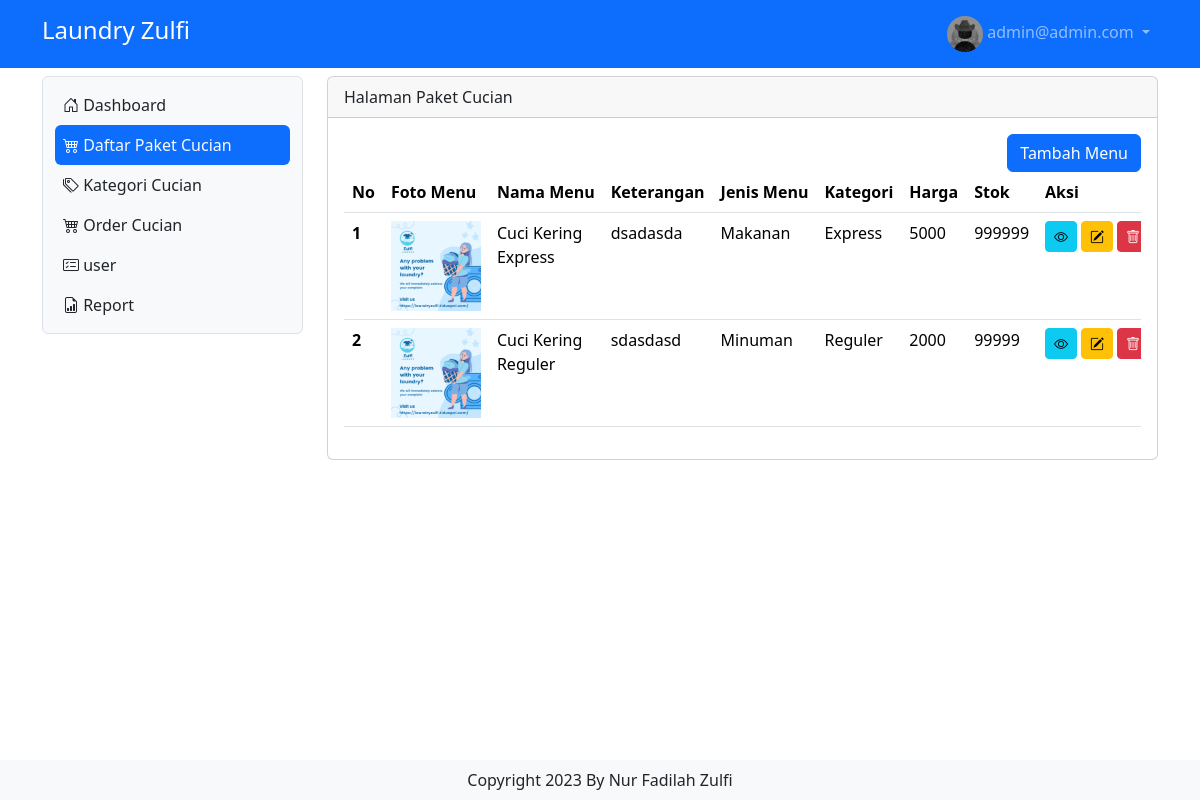
Page /menu (signed in) on the committed database.
### tables this page shows
CREATE TABLE IF NOT EXISTS `tb_user` (
  `id` int NOT NULL AUTO_INCREMENT,
  `nama` varchar(200) DEFAULT NULL,
  `username` varchar(200) DEFAULT NULL,
  `password` varchar(200) DEFAULT NULL,
  `level` int DEFAULT NULL,
  `nohp` varchar(15) DEFAULT NULL,
  `alamat` varchar(300) DEFAULT NULL,
  PRIMARY KEY (`id`)
);

CREATE TABLE IF NOT EXISTS `tb_daftar_menu` (
  `id` int NOT NULL AUTO_INCREMENT,
  `foto` varchar(200) DEFAULT NULL,
  `nama_menu` varchar(200) DEFAULT NULL,
  `keterangan` varchar(200) DEFAULT NULL,
  `kategori` int DEFAULT NULL,
  `harga` varchar(50) DEFAULT NULL,
  `stok` varchar(50) DEFAULT NULL,
  PRIMARY KEY (`id`) USING BTREE,
  KEY `FK_tb_daftar_menu_tb_kategori_menu` (`kategori`),
  CONSTRAINT `FK_tb_daftar_menu_tb_kategori_menu` FOREIGN KEY (`kategori`) REFERENCES `tb_kategori_menu` (`id_kat_menu`) ON UPDATE CASCADE
);

CREATE TABLE IF NOT EXISTS `tb_kategori_menu` (
  `id_kat_menu` int NOT NULL AUTO_INCREMENT,
  `jenis_menu` int DEFAULT NULL,
  `kategori_menu` varchar(50) DEFAULT NULL,
  PRIMARY KEY (`id_kat_menu`) USING BTREE
);

### menu.php (the view, shortened to what this page needs)
<?php
include "proses/connect.php";
$query = mysqli_query($conn, "SELECT * FROM tb_daftar_menu
    LEFT JOIN tb_kategori_menu ON tb_kategori_menu.id_kat_menu = tb_daftar_menu.kategori");
while ($record = mysqli_fetch_array($query)) {
    $result[] = $record;
}
?>
<div class="col-lg-9 mt-2">
    <div class="card">
        <div class="card-header">
            Halaman Paket Cucian
        </div>
        <div class="card-body">
            <div class="row">
                <div class="col d-flex justify-content-end">
                    <button class="btn btn-primary" data-bs-toggle="modal" data-bs-target="#ModalTambahUser"> Tambah
                        Menu</button>
                </div>
            </div>
            <?php
            if (empty($result)) {
                echo "Data menu makanan atau minuman tidak ada";
            } else {
            ?>
            <div class="table-responsive">
                <table class="table table-hover">
                    <thead>
                        <tr class="text-nowrap">
                            <th scope="col">No</th>
                            <th scope="col">Foto Menu</th>
                            <th scope="col">Nama Menu</th>
                            <th scope="col">Keterangan</th>
                            <th scope="col">Jenis Menu</th>
                            <th scope="col">Kategori</th>
                            <th scope="col">Harga</th>
                            <th scope="col">Stok</th>
                            <th scope="col">Aksi</th>
                        </tr>
                    </thead>
                    <tbody>
                        <?php
                            $no = 1;
                            foreach ($result as $row) {
                            ?>
                        <tr>
                            <th scope="row">
                                <?php echo $no++ ?>
                            </th>
                            <td>
                                <div style="width: 90px">
                                    <img src="assets/img/<?php echo $row['foto'] ?>" class="img-fluid" alt="...">
                                </div>
                            </td>
                            <td>
                                <?php echo $row['nama_menu'] ?>
                            </td>
                            <td>
                                <?php echo $row['keterangan'] ?>
                            </td>
                            <td>
                                <?php echo ($row['jenis_menu'] == 1) ? "Makanan" : "Minuman" ?>
                            </td>
                            <td>
                                <?php echo $row['kategori_menu'] ?>
                            </td>
                            <td>
                                <?php echo $row['harga'] ?>
                            </td>
                            <td>
                                <?php echo $row['stok'] ?>
                            </td>
                            <td>
                                <div class="d-flex">
                                    <button class="btn btn-info btn-sm me-1" data-bs-toggle="modal"
                                        data-bs-target="#ModalView<?php echo $row['id'] ?>"><i
                                            class="bi bi-eye"></i></button>
                                    <button class="btn btn-warning btn-sm me-1" data-bs-toggle="modal"
                                        data-bs-target="#ModalEdit<?php echo $row['id'] ?>"><i
                                            class="bi bi-pencil-square"></i></i></button>
                                    <button class="btn btn-danger btn-sm me-1" data-bs-toggle="modal"
                                        data-bs-target="#ModalDelete<?php echo $row['id'] ?>"><i
                                            class="bi bi-trash"></i></i></button>
                                </div>
                            </td>
                        </tr>
                        <?php
                            }
                            ?>
                    </tbody>
                </table>
            </div>
            <?php
            }
            ?>
        </div>
    </div>
</div>

### index.php (shortened to what this page needs)
<?php
if (isset($_GET['x']) && $_GET['x'] == 'Home') {
    $page = 'home.php';
    include 'main.php';
} else if (isset($_GET['x']) && $_GET['x'] == 'menu') {
    if ($_SESSION['level_decafe'] == 1 || $_SESSION['level_decafe'] == 3) {
        include 'main.php';
    } else {
        $page = 'home.php';
        include 'main.php';
    }
} else if (isset($_GET['x']) && $_GET['x'] == 'login') {
    include 'login.php';
} else if (isset($_GET['x']) && $_GET['x'] == 'logout') {
    include 'proses/proses_logout.php';
} else if (isset($_GET['x']) && $_GET['x'] == 'katmenu') {
    if ($_SESSION['level_decafe'] == 1) {
        $page = 'katmenu.php';
        include 'main.php';
    } else {
        $page = 'home.php';
        include 'main.php';
    }
} else if (isset($_GET['x']) && $_GET['x'] == 'orderitem') {
    if ($_SESSION['level_decafe'] == 1 || $_SESSION['level_decafe'] == 3) {
        $page = 'order_item.php';
        include 'main.php';
    } else {
        $page = 'home.php';
        include 'main.php';
    }
} else if (isset($_GET['x']) && $_GET['x'] == 'viewitem') {
    if ($_SESSION['level_decafe'] == 1) {
        $page = 'view_item.php';
        include 'main.php';
    } else {
        $page = 'home.php';
        include 'main.php';
    }
} else {
    $page = 'home.php';
    include 'main.php';
}
?>

### main.php (shortened to what this page needs)
<?php
    include "proses/connect.php";
    $query = mysqli_query($conn, "SELECT * FROM tb_user WHERE username = '$_SESSION[username_decafe]'");
    $hasil = mysqli_fetch_array($query);
?>
<!doctype html>
<html lang="en">
<head>
    <link href="https://cdn.jsdelivr.net/npm/bootstrap@5.3.2/dist/css/bootstrap.min.css" rel="stylesheet"
>
    <link rel="stylesheet" href="https://cdn.jsdelivr.net/npm/bootstrap-icons@1.11.1/font/bootstrap-icons.css">
</head>
<body>
    <?php
        include "header.php";
    ?>
    <div class="container-lg">
        <div class="row mb-5">
            <?php
                include "sidebar.php";
            ?>
            <?php
                include $page;
            ?>
        </div>
        <div class="fixed-bottom text-center bg-light py-2">
            Copyright 2023 By Nur Fadilah Zulfi
        </div>
    </div>
</body>
</html>

### header.php (shortened to what this page needs)
<?php
    include "proses/connect.php";
    $query = mysqli_query($conn, "SELECT * FROM tb_user WHERE username = '$_SESSION[username_decafe]'");
?>
<nav class="navbar navbar-expand navbar-dark bg-primary sticky-top">
    <div class="container-lg">
        <a class="navbar-brand" href="."><h4>Laundry Zulfi</h4></a>
        <div class="collapse navbar-collapse justify-content-end" id="navbarNavDropdown">
            <ul class="navbar-nav">
                <li class="nav-item dropdown">
                    <a class="nav-link dropdown-toggle" href="#" role="button" data-bs-toggle="dropdown" aria-expanded="false">
                    <img src="assets/img/user.jpg" alt="mdo" width="36" height="36" class="rounded-circle">
                        <?php
                        echo $hasil['username'];
                        ?>
                    </a>
                </li>
            </ul>
        </div>
    </div>
</nav>

### sidebar.php (shortened to what this page needs)
<div class="col-lg-3">
    <nav class="navbar navbar-expand-lg bg-light rounded border mt-2 ">
        <div class="container-fluid">
            <div class="offcanvas offcanvas-start" tabindex="-1" id="offcanvasNavbar"
                aria-labelledby="offcanvasNavbarLabel" style="width: 250px;">
                <div class="offcanvas-body">
                    <ul class="navbar-nav nav-pills flex-column justify-content-end flex-grow-1">
                        <li class="nav-item">
                            <a class="nav-link ps-2 <?php echo ((isset($_GET['x']) && $_GET['x'] == 'Home') || !isset($_GET['x'])) ? 'active link-light' : 'link-dark' ; ?>" aria-current="page" href="Home"><i
                                    class="bi bi-house-door"></i> Dashboard</a>
                        </li>
                        <?php
                            if($hasil['level']==1 || $hasil['level']==3) {
                        ?>
                        <li class="nav-item">
                            <a class="nav-link ps-2 <?php echo (isset($_GET['x']) && $_GET['x'] == 'menu') ? 'active link-light' : 'link-dark' ; ?>" href="menu"><i class="bi bi-cart4"></i> Daftar Paket Cucian</a>
                        </li>
                        <?php } ?>
                        <?php
                            if($hasil['level']==1) {
                        ?>
                        <li class="nav-item">
                            <a class="nav-link ps-2 <?php echo (isset($_GET['x']) && $_GET['x'] == 'katmenu') ? 'active link-light' : 'link-dark' ; ?>" href="katmenu"><i class="bi bi-tags"></i> Kategori Cucian</a>
                        </li>
                        <?php } ?>
                        <?php
                            if($hasil['level']==1 || $hasil['level']==2 || $hasil['level']==3) {
                        ?>
                        <li class="nav-item">
                            <a class="nav-link ps-2 <?php echo (isset($_GET['x']) && $_GET['x'] == 'Order') ? 'active link-light' : 'link-dark' ; ?>" href="Order"><i class="bi bi-cart4"></i> Order Cucian</a>
                        </li>
                        <?php } ?>
                        <?php
                            if($hasil['level']==1) {
                        ?>
                        <li class="nav-item">
                            <a class="nav-link ps-2 <?php echo (isset($_GET['x']) && $_GET['x'] == 'user') ? 'active link-light' : 'link-dark' ; ?>" href="user"><i class="bi bi-card-checklist"></i>
                                user</a>
                        </li>
                        <li class="nav-item">
                            <a class="nav-link ps-2 <?php echo (isset($_GET['x']) && $_GET['x'] == 'report') ? 'active link-light' : 'link-dark' ; ?>" href="report"><i class="bi bi-file-earmark-bar-graph"></i>
                                Report</a>
                        </li>
                        <?php } ?>
                    </ul>
                </div>
            </div>
        </div>
    </nav>
</div>

### rows in the picture
tb_user: username "admin@admin.com"
tb_daftar_menu: foto (picture), nama_menu "Cuci Kering Express", keterangan "dsadasda", shows "Makanan", kategori.kategori_menu "Express", harga "5000", stok "999999"
tb_daftar_menu: foto (picture), nama_menu "Cuci Kering Reguler", keterangan "sdasdasd", shows "Minuman", kategori.kategori_menu "Reguler", harga "2000", stok "99999"
